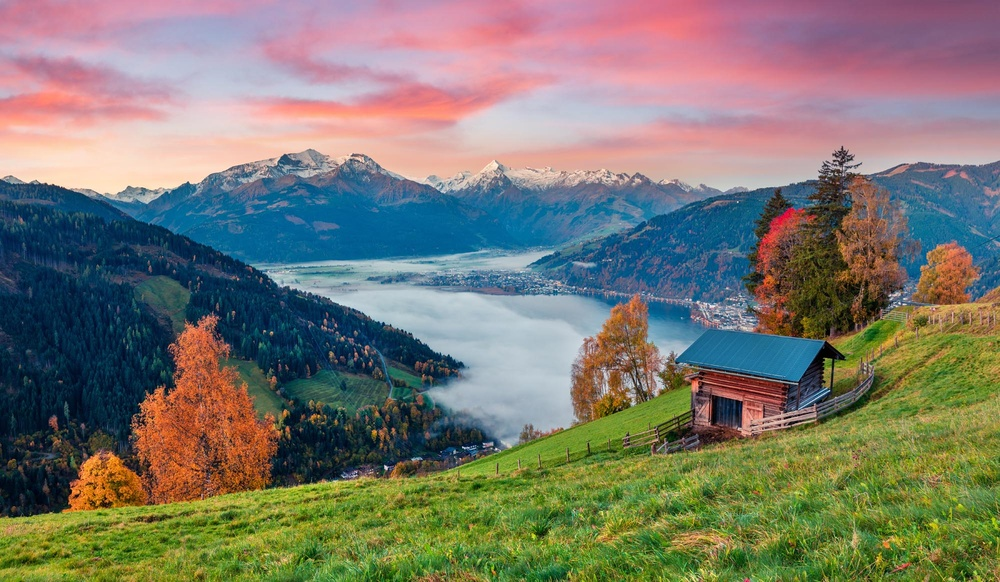
#> input picture lab2.jpg, 1000 x 582 px, shrunk from 2000 x 1163 before the run
$ jupyter execute --allow-errors 'lab2 (2).ipynb'
#> lines starting #> are read from the running program, lines starting #| are printed output that depends on the picture
<b> Датасет: https://www.kaggle.com/datasets/ashydv/housing-dataset </b>

<b> 1. Зниження розмірності і візуалізація даних
Застосуйте методи зниження розмірності sklearn.decomposition.PCA і sklearn.manifold.TSNE для візуалізації даних, з якими ви працювали в лабораторній № 1 (знижуючи розмірність до двох). Візуалізуйте результат. </
b>

Код нижче завантажує дані з файлу Housing.csv, вибирає лише числові стовпці для подальшої роботи і відображає перші кілька рядків.

[cell 1]
import pandas as pd

# Завантаження даних
#> (the rest of this cell did not finish here and is left out)

Далі дані масштабуються для нормалізації значень, що важливо для роботи алгоритмів зниження розмірності.

[cell 2]
from sklearn.preprocessing import StandardScaler

# Масштабування числових даних
scaler = StandardScaler()
#> (the rest of this cell did not finish here and is left out)

Тут ми знижуємо розмірність даних до двох за допомогою PCA і будуємо графік розсіювання для візуалізації.

[cell 3]
from sklearn.decomposition import PCA
import matplotlib.pyplot as plt

# Зниження розмірності до 2 за допомогою PCA
pca = PCA(n_components=2)
#> (the rest of this cell did not finish here and is left out)

Метод t-SNE дозволяє візуалізувати дані в 2D, зберігаючи структуру кластерів, що не завжди можливо з PCA.

[cell 4]
from sklearn.manifold import TSNE

# Зниження розмірності до 2 за допомогою t-SNE
tsne = TSNE(n_components=2, random_state=42)
#> (the rest of this cell did not finish here and is left out)

<b> 2. Кластерний аналіз
За допомогою алгоритму k-means зробіть квантування зображення (видалення візуально надлишкової інформації) з глибиною 64, 32, 16 та 8 рівнів для будь-якого обраного самостійно зображення. </b>

[cell 5]
from skimage import io
import matplotlib.pyplot as plt

# Завантаження зображення
image = io.imread('lab2.jpg')
#> image is the input picture: shape (582, 1000, 3); mean R, G, B 123.1, 121.2, 110.1

# Виведення оригінального зображення
plt.figure(figsize=(6, 6))
plt.imshow(image)
plt.title("Оригінальне зображення")
plt.axis("off")
plt.show()

Ми використовуємо бібліотеку skimage для завантаження зображення.
plt.imshow() виводить зображення, щоб побачити його оригінальний вигляд.

[cell 6]
import numpy as np

# Перетворення зображення у матрицю пікселів
image_data = image / 255.0  # Нормалізація пікселів (значення від 0 до 1)
pixels = image_data.reshape(-1, 3)  # Перетворення в 2D-масив (рядки = пікселі, колонки = RGB)

print("Розмір перетворених даних:", pixels.shape)
#| Розмір перетворених даних: (582000, 3)

Ми перетворюємо 3D-масив зображення (висота, ширина, канали) у 2D-масив, де кожен рядок відповідає окремому пікселю.
Масштабуємо значення пікселів до діапазону [0, 1], що покращує точність кластеризації.

[cell 7]
from sklearn.cluster import KMeans

# Кластеризація з 64 рівнями кольорів
kmeans = KMeans(n_clusters=64, random_state=42)
kmeans.fit(pixels)

# Заміна пікселів на центроїди кластерів
compressed_pixels = kmeans.cluster_centers_[kmeans.labels_]
compressed_image = compressed_pixels.reshape(image_data.shape)

# Виведення квантизованого зображення
plt.figure(figsize=(6, 6))
plt.imshow(compressed_image)
plt.title("Зображення після квантування (64 рівні)")
plt.axis("off")
plt.show()

Алгоритм k-means зменшує кількість кольорів до 64, зберігаючи основну візуальну інформацію.
cluster_centers_ — центроїди кластерів (основні кольори).
Пікселі замінюються на центроїди відповідних кластерів.

[cell 8]
# Функція для квантування зображення з різними рівнями кольорів
def quantize_image(image_data, n_colors):
    pixels = image_data.reshape(-1, 3)
    kmeans = KMeans(n_clusters=n_colors, random_state=42)
    kmeans.fit(pixels)
    compressed_pixels = kmeans.cluster_centers_[kmeans.labels_]
    return compressed_pixels.reshape(image_data.shape)

# Квантування для різних глибин
for n_colors in [64, 32, 16, 8]:
    compressed_image = quantize_image(image_data, n_colors)
    plt.figure(figsize=(6, 6))
    plt.imshow(compressed_image)
    plt.title(f"Зображення після квантування ({n_colors} рівнів)")
    plt.axis("off")
    plt.show()
#> this loop made 4 passes
#> pass 2, `compressed_image = quantize_image(image_data, n_colors)`:
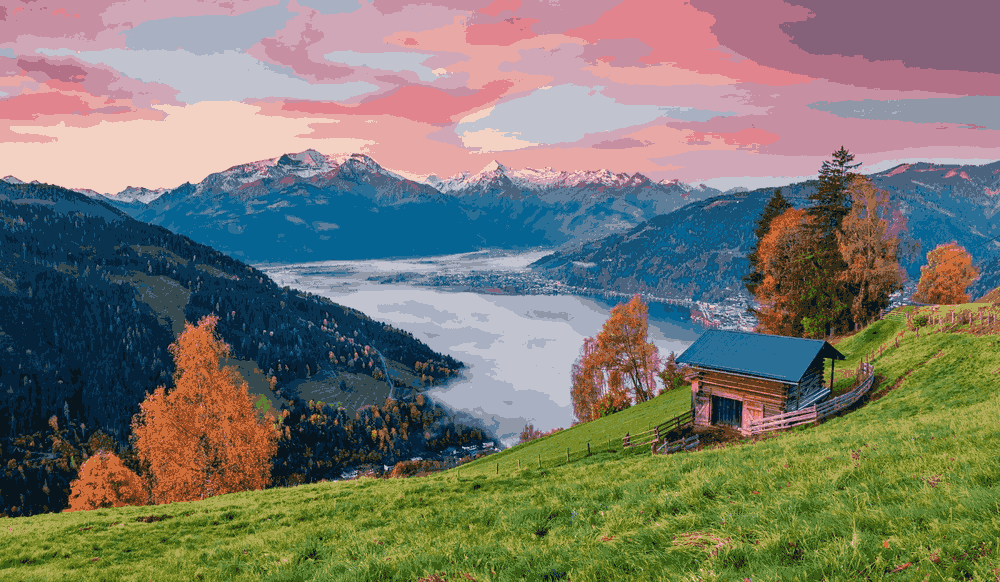
#> compressed_image: shape (582, 1000, 3) float64; mean R, G, B 0.483, 0.475, 0.432
#> pass 3, `compressed_image = quantize_image(image_data, n_colors)`:
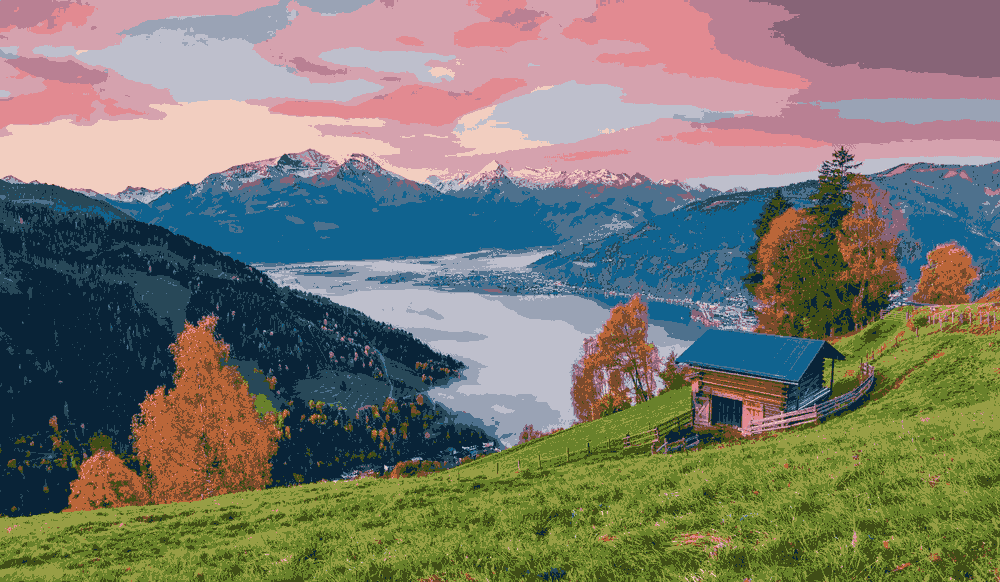
#> compressed_image: shape (582, 1000, 3) float64; mean R, G, B 0.483, 0.475, 0.432

$ run again, with 1.jpg copied over lab2.jpg
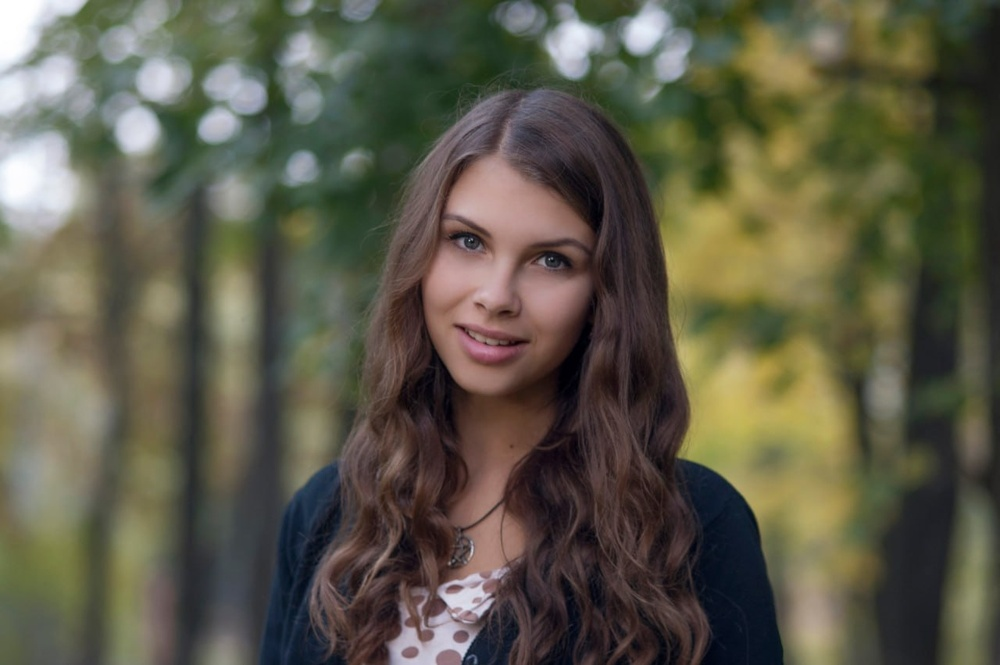
#> input picture 1.jpg, 1000 x 665 px, shrunk from 1280 x 851 before the run
#> image is the input picture: shape (665, 1000, 3); mean R, G, B 93.1, 90.2, 73.1
#| Розмір перетворених даних: (665000, 3)
#> the loop `for n_colors in [64, 32, 16, 8]:` made 4 passes
#> pass 3, `compressed_image = quantize_image(image_data, n_colors)`:
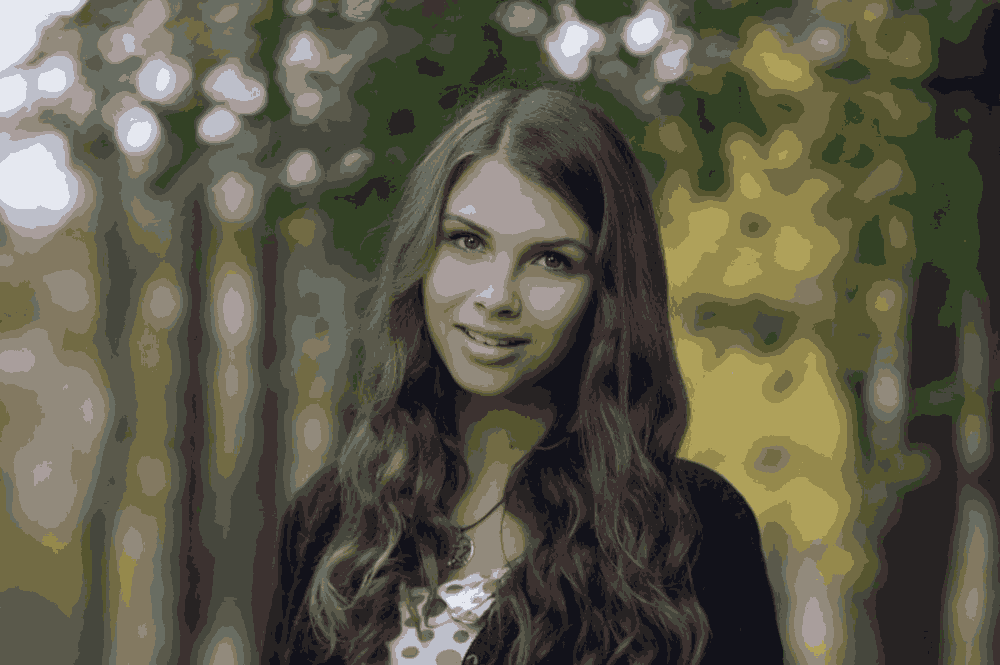
#> compressed_image: shape (665, 1000, 3) float64; mean R, G, B 0.365, 0.354, 0.287
